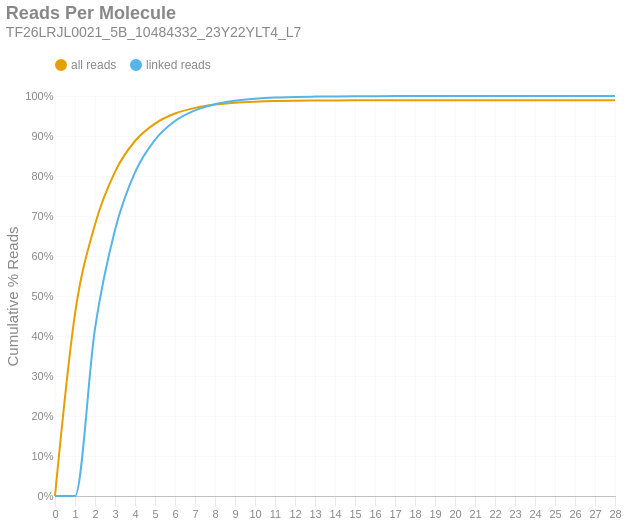

This figure's notebook cell:
### Markdown cell above
### Reads per Molecule
This chart shows the cumulative distribution of the number of reads per linked molecule. That is, how many alignments are associated with a unique molecule. This excludes the number of reads associated with invalid or absent linked-read barcodes. The `linked` histogram is the percentages recalculated when disregarding singletons.

### Code cell
if SKIPLR:
    print_html(f"Skipped")
else:
    counts = np.bincount(valids['reads'].cast(pl.Int64).to_numpy())
    weighted = counts * np.arange(len(counts))
    all_perc = weighted / n_reads
    linked_perc = weighted / n_linked_reads
    linked_perc[1] = 0
    binned_df = pl.DataFrame({
        'readsper': list(range(len(counts))),
        'all reads (cumsum)': np.cumsum(all_perc).tolist(),
        'linked reads (cumsum)': np.cumsum(linked_perc).tolist(),
    })

    with SafeRender(binned_df):
        (
            density_plot(binned_df, 'Reads Per Molecule', samplename, 'readspmol')
            .encode(
                x=alt.X('readsper:O', title=None).axis(labelAngle=0).scale(padding=0),
                y=alt.Y('value:Q', title='Cumulative % Reads').axis(format='%').stack(False),
                color=alt.Color("key:N").scale(domain=["all reads", "linked reads"]),
                tooltip=[
                    alt.Tooltip("key:N", title="Data Type"),
                    alt.Tooltip("readsper:O", title="Reads Per Molecule"),
                    alt.Tooltip("value:Q", format=".2%", title="% Reads (Cum.)")
                ]            
            )
        ).display()

### Figure 1 — Vega-Lite specification as saved in the notebook (floating-point values rounded to 4 significant figures)
{"width": "container", "height": 400, "config": {"title": {"anchor": "start", "dy": -15, "fontSize": 18, "color": "#888888", "subtitleColor": "#888888", "subtitleFontSize": 14}, "arc": {"fill": "#0072B2"}, "axis": {"domainColor": "#888888", "domainWidth": 0.5, "gridWidth": 0.2, "grid": false, "titleFontWeight": 400, "titleFontSize": 15, "labelFontSize": 11, "labelColor": "#888888", "tickColor": "#888888", "tickWidth": 0.2, "titleColor": "#888888"}, "axisBand": {"grid": false}, "axisX": {"grid": true, "tickSize": 10, "domainCap": "round"}, "axisY": {"domain": false, "grid": true, "tickSize": 0, "domainCap": "round"}, "background": "transparent", "header": {"labelFontSize": 15, "labelColor": "#888888", "titleFontSize": 15, "titleFontWeight": 600, "titleColor": "#888888"}, "legend": {"labelFont": "sans-serif", "labelFontSize": 12, "labelColor": "#888888", "symbolSize": 100, "symbolType": "circle", "titleFontSize": 12, "titlePadding": 10, "titleColor": "#888888", "title": null, "orient": "top"}, "range": {"category": ["#E69F00", "#56B4E9", "#009E73", "#F0E442", "#0072B2", "#D55E00", "#CC79A7", "#000000"], "diverging": ["#cfe8f3", "#a2d4ec", "#73bfe2", "#46abdb", "#1696d2", "#12719e"]}, "area": {"fill": "#0072B2", "fillOpacity": 0.7, "line": true, "strokeOpacity": 0.7}, "line": {"color": "#0072B2", "stroke": "#0072B2", "strokeWidth": 2}, "trail": {"color": "#0072B2", "stroke": "#0072B2", "strokeWidth": 0, "size": 1}, "point": {"filled": true, "fillOpacity": 1.0, "size": 95}, "text": {"color": "#888888", "fontSize": 11, "align": "right", "fontWeight": 400, "size": 11}, "bar": {"fill": "#0072B2", "stroke": null}, "view": {"stroke": null, "continuousWidth": 660, "continuousHeight": 400}}, "data": {"name": "data-44cfefa802c68e76b28f56c04026c1ed"}, "mark": {"type": "line", "interpolate": "monotone", "point": {"opacity": 0, "size": 275}}, "encoding": {"color": {"field": "key", "scale": {"domain": ["all reads", "linked reads"]}, "type": "nominal"}, "tooltip": [{"field": "key", "title": "Data Type", "type": "nominal"}, {"field": "readsper", "title": "Reads Per Molecule", "type": "ordinal"}, {"field": "value", "format": ".2%", "title": "% Reads (Cum.)", "type": "quantitative"}], "x": {"axis": {"labelAngle": 0}, "field": "readsper", "scale": {"padding": 0}, "title": null, "type": "ordinal"}, "y": {"axis": {"format": "%"}, "field": "value", "stack": false, "title": "Cumulative % Reads", "type": "quantitative"}}, "params": [{"name": "param_c36ac31b6afebe62", "select": {"type": "point", "fields": ["key"]}, "bind": "legend"}], "title": {"text": "Reads Per Molecule", "subtitle": "TF26LRJL0021_5B_10484332_23Y22YLT4_L7"}, "transform": [{"fold": ["all reads (cumsum)", "linked reads (cumsum)"]}, {"calculate": "replace(datum.key, ' (cumsum)', '')", "as": "key"}, {"filter": {"param": "param_c36ac31b6afebe62"}}], "usermeta": {"embedOptions": {"downloadFileName": "TF26LRJL0021_5B_10484332_23Y22YLT4_L7.readspmol"}}, "$schema": "https://vega.github.io/schema/vega-lite/v6.4.1.json", "datasets": {"data-44cfefa802c68e76b28f56c04026c1ed": [{"readsper": 0, "all reads (cumsum)": 0.0, "linked reads (cumsum)": 0.0}, {"readsper": 1, "all reads (cumsum)": 0.4551, "linked reads (cumsum)": 0.0}, {"readsper": 2, "all reads (cumsum)": 0.6786, "linked reads (cumsum)": 0.4182}, {"readsper": 3, "all reads (cumsum)": 0.8105, "linked reads (cumsum)": 0.665}, {"readsper": 4, "all reads (cumsum)": 0.8875, "linked reads (cumsum)": 0.8091}, {"readsper": 5, "all reads (cumsum)": 0.931, "linked reads (cumsum)": 0.8906}, {"readsper": 6, "all reads (cumsum)": 0.9561, "linked reads (cumsum)": 0.9375}, {"readsper": 7, "all reads (cumsum)": 0.9703, "linked reads (cumsum)": 0.9641}, {"readsper": 8, "all reads (cumsum)": 0.9786, "linked reads (cumsum)": 0.9795}, {"readsper": 9, "all reads (cumsum)": 0.9832, "linked reads (cumsum)": 0.9882}, {"readsper": 10, "all reads (cumsum)": 0.9858, "linked reads (cumsum)": 0.993}, {"readsper": 11, "all reads (cumsum)": 0.9874, "linked reads (cumsum)": 0.996}, {"readsper": 12, "all reads (cumsum)": 0.9882, "linked reads (cumsum)": 0.9976}, {"readsper": 13, "all reads (cumsum)": 0.9887, "linked reads (cumsum)": 0.9984}, {"readsper": 14, "all reads (cumsum)": 0.989, "linked reads (cumsum)": 0.999}, {"readsper": 15, "all reads (cumsum)": 0.9892, "linked reads (cumsum)": 0.9994}, {"readsper": 16, "all reads (cumsum)": 0.9893, "linked reads (cumsum)": 0.9996}, {"readsper": 17, "all reads (cumsum)": 0.9894, "linked reads (cumsum)": 0.9998}, {"readsper": 18, "all reads (cumsum)": 0.9894, "linked reads (cumsum)": 0.9998}, {"readsper": 19, "all reads (cumsum)": 0.9894, "linked reads (cumsum)": 0.9999}, {"readsper": 20, "all reads (cumsum)": 0.9895, "linked reads (cumsum)": 0.9999}, {"readsper": 21, "all reads (cumsum)": 0.9895, "linked reads (cumsum)": 0.9999}, {"readsper": 22, "all reads (cumsum)": 0.9895, "linked reads (cumsum)": 1.0}, {"readsper": 23, "all reads (cumsum)": 0.9895, "linked reads (cumsum)": 1.0}, {"readsper": 24, "all reads (cumsum)": 0.9895, "linked reads (cumsum)": 1.0}, {"readsper": 25, "all reads (cumsum)": 0.9895, "linked reads (cumsum)": 1.0}, {"readsper": 26, "all reads (cumsum)": 0.9895, "linked reads (cumsum)": 1.0}, {"readsper": 27, "all reads (cumsum)": 0.9895, "linked reads (cumsum)": 1.0}, {"readsper": 28, "all reads (cumsum)": 0.9895, "linked reads (cumsum)": 1.0}]}}
